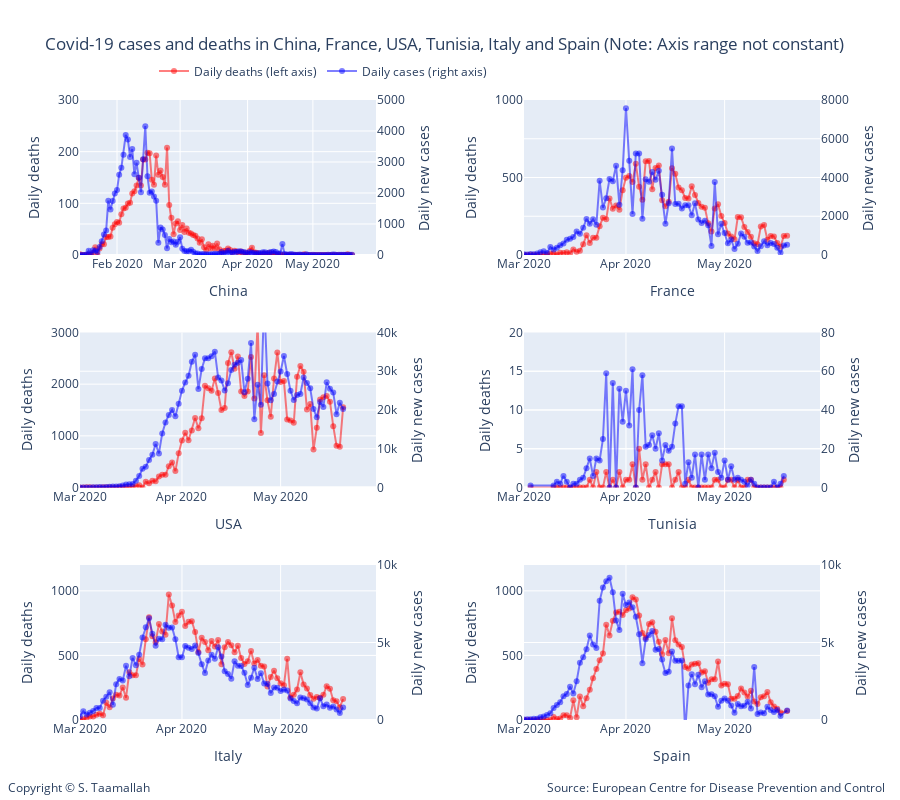

Notebook code cell kept with this figure:
### Markdown cell above
<a id="four"></a>
# 4 - Cases and deaths in China, France, USA, Tunisia, Italy and Spain

### Code cell
#plotting number of cases and number of deaths for different countries
# all charts using same scale for ease of comparison
# number of death are on the left y-axis. 

# Add traces
trace1 = go.Scatter(
        x=df_china.index, 
        y=df_china['deaths'],
        mode='lines+markers',
        name='Daily deaths (left axis)',
        line_color='rgba(256, 0, 0, .5)',
)
trace2 = go.Scatter(
        x=df_china.index, 
        y=df_china['cases'],
        mode='lines+markers',
        name='Daily cases (right axis)',
        line_color='rgba(0, 0, 256, .5)',
        yaxis='y2'
)
trace3 = go.Scatter(
        x=df_france.index, 
        y=df_france['deaths'],
        mode='lines+markers',
        name='Daily deaths',
        showlegend=False,
        line_color='rgba(256, 0, 0, .5)',
        xaxis='x2',
        yaxis='y3'
)
trace4 = go.Scatter(
        x=df_france.index, 
        y=df_france['cases'],
        mode='lines+markers',
        name='Daily cases',
        line_color='rgba(0, 0, 256, .5)',
        xaxis='x2',
        yaxis='y4',
        showlegend=False,
)
trace5 = go.Scatter(
        x=df_usa.index, 
        y=df_usa['deaths'],
        mode='lines+markers',
        name='Daily deaths',
        line_color='rgba(256, 0, 0, .5)',
        xaxis='x3',
        yaxis='y5',
        showlegend=False,
)
trace6 = go.Scatter(
        x=df_usa.index, 
        y=df_usa['cases'],
        mode='lines+markers',
        name='Daily cases',
        line_color='rgba(0, 0, 256, .5)',
        xaxis='x3',
        yaxis='y6',
        showlegend=False,
)
trace7 = go.Scatter(
        x=df_tunisia.index, 
        y=df_tunisia['deaths'],
        mode='lines+markers',
        name='Daily deaths',
        line_color='rgba(256, 0, 0, .5)',
        xaxis='x4',
        yaxis='y7',
        showlegend=False,
)
trace8 = go.Scatter(
        x=df_tunisia.index, 
        y=df_tunisia['cases'],
        mode='lines+markers',
        name='Daily cases',
        line_color='rgba(0, 0, 256, .5)',
        xaxis='x4',
        yaxis='y8',
        showlegend=False,
)


trace9 = go.Scatter(
        x=df_italy.index, 
        y=df_italy['deaths'],
        mode='lines+markers',
        name='Daily deaths',
        line_color='rgba(256, 0, 0, .5)',
        xaxis='x5',
        yaxis='y9',
        showlegend=False,
)

trace10 = go.Scatter(
        x=df_italy.index, 
        y=df_italy['cases'],
        mode='lines+markers',
        name='Daily cases',
        line_color='rgba(0, 0, 256, .5)',
        xaxis='x5',
        yaxis='y10',
        showlegend=False,
)

trace11 = go.Scatter(
        x=df_spain.index, 
        y=df_spain['deaths'],
        mode='lines+markers',
        name='Daily deaths',
        line_color='rgba(256, 0, 0, .5)',
        xaxis='x6',
        yaxis='y11',
        showlegend=False,
)
trace12 = go.Scatter(
        x=df_spain.index, 
        y=df_spain['cases'],
        mode='lines+markers',
        name='Daily cases',
        line_color='rgba(0, 0, 256, .5)',
        xaxis='x6',
        yaxis='y12',
        showlegend=False,
)

data = [trace1, trace2, trace3, trace4, trace5, trace6, trace7, trace8, trace9, trace10, trace11, trace12]

layout = go.Layout(
    title='Covid-19 cases and deaths in China, France, USA, Tunisia, Italy and Spain (Note: Axis range not constant)',
    legend=dict(x=.1, y=1.07, orientation="h"), 
    width=900,
    height=800,
    
    annotations=[
        dict(
            x=1.09,
            y=-0.125,
            showarrow=False,
            text='Source: European Centre for Disease Prevention and Control',
            xref='paper',
            yref='paper'
        ),
        
        dict(
            x=-0.1,
            y=-0.125,
            showarrow=False,
            text='Copyright © S. Taamallah ',
            xref='paper',
            yref='paper'
        )
    ],
    
    # Top left
    xaxis=dict(
        title='China',
        domain=[0, 0.4],
        range=['2020-01-15', '2020-05-30'],
    ),
    yaxis=dict(
        title='Daily deaths',
        #type='log',
        range=[0,300],
        domain=[0.75, 1],
        anchor='x'
    ),
    yaxis2=dict(
        title = 'Daily new cases',
        #type='log',
        range=[0,5000],
        overlaying='y',
        side='right'
    ),
    

    # Top right
    xaxis2=dict(
        title='France',
        range=['2020-03-01', '2020-05-30'],
        domain=[0.6, 1.0],
        anchor='y3'
    ),
    yaxis3=dict(
        #type='log',
        title = 'Daily deaths',
        domain=[0.75, 1],
        anchor='x2',
        range=[0,1000],

    ),
    yaxis4=dict(
        title = 'Daily new cases',
        domain=[0.6, 1.0],
        overlaying='y3',
        range=[0,8000],
        side='right',
        anchor='x2'
    ),

    # middle left
    xaxis3=dict(
        title='USA',
        range=['2020-03-01', '2020-05-30'],
        domain=[0, 0.4],
        anchor='y5'
    ),
    yaxis5=dict(
        #type='log',
        title = 'Daily deaths',
        domain=[0.375, 0.625],
        range=[0,3000],
        anchor='x3'
    ),
    yaxis6=dict(
        title = 'Daily new cases',
        domain=[0.375, 0.625],
        overlaying='y5',
        range=[0,40000],
        side='right',
        anchor='x3'
    ),

    # middle right
    xaxis4=dict(
        title='Tunisia',
        range=['2020-03-01', '2020-05-30'],
        domain=[0.6, 1.0],
        anchor='y7'
    ),
    yaxis7=dict(
        #type='log',
        title = 'Daily deaths',
        domain=[0.375, 0.625],
        range=[0,20],
        anchor='x4'
    ),
    yaxis8=dict(
        title = 'Daily new cases',
        domain=[0.375, 0.625],
        overlaying='y7',
        range=[0,80],
        side='right',
        anchor='x4'
    ),
    
    # Bottom left
    xaxis5=dict(
        title='Italy',
        range=['2020-03-01', '2020-05-30'],
        domain=[0, 0.4],
        anchor='y9'
    ),
    yaxis9=dict(
        #type='log',
        title = 'Daily deaths',
        domain=[0, 0.25],
        range=[0,1200],
        anchor='x5'
    ),
    yaxis10=dict(
        title = 'Daily new cases',
        domain=[0, 0.25],
        overlaying='y9',
        range=[0,10000],
        side='right',
        anchor='x5'
    ),
    
    # Bottom bottom right
    xaxis6=dict(
        title='Spain',
        range=['2020-03-01', '2020-05-30'],
        domain=[0.6, 1.0],
        anchor='y11'
    ),
    yaxis11=dict(
        #type='log',
        title = 'Daily deaths',
        domain=[0, 0.25],
        range=[0,1200],
        anchor='x6'
    ),
    yaxis12=dict(
        title = 'Daily new cases',
        domain=[0, 0.25],
        overlaying='y11',
        range=[0,10000],
        side='right',
        anchor='x6'
    )
    
)

    
fig = go.Figure(data=data, layout=layout)


fig.show()


#py.plot(data, filename = 'basic-line', auto_open=True)
#py.plot(data, filename='privacy-public', sharing='public')

from plotly.offline import plot
plot(fig, filename="STaamallah_covid19_analysis_chart_4_20200503.html", auto_open = False)

#from IPython.display import HTML, display
#display(HTML('STaamallah_covid19_analysis_chart_4_20200403.html'), metadata=dict(isolated=False))

### Figure 1 — Plotly figure (JSON) as saved in the notebook; plotly's stock layout.template omitted (floating-point values rounded to 4 significant figures; data arrays with more than 128 entries replaced by an {"elided": "..."} marker saying what was removed)
{"data": [{"line": {"color": "rgba(256, 0, 0, .5)"}, "mode": "lines+markers", "name": "Daily deaths (left axis)", "type": "scatter", "x": {"elided": "141 str values"}, "y": {"elided": "141 float values"}}, {"line": {"color": "rgba(0, 0, 256, .5)"}, "mode": "lines+markers", "name": "Daily cases (right axis)", "type": "scatter", "x": {"elided": "141 str values"}, "y": {"elided": "141 int values"}, "yaxis": "y2"}, {"line": {"color": "rgba(256, 0, 0, .5)"}, "mode": "lines+markers", "name": "Daily deaths", "showlegend": false, "type": "scatter", "x": {"elided": "142 str values"}, "xaxis": "x2", "y": {"elided": "142 int values"}, "yaxis": "y3"}, {"line": {"color": "rgba(0, 0, 256, .5)"}, "mode": "lines+markers", "name": "Daily cases", "showlegend": false, "type": "scatter", "x": {"elided": "142 str values"}, "xaxis": "x2", "y": {"elided": "142 int values"}, "yaxis": "y4"}, {"line": {"color": "rgba(256, 0, 0, .5)"}, "mode": "lines+markers", "name": "Daily deaths", "showlegend": false, "type": "scatter", "x": {"elided": "142 str values"}, "xaxis": "x3", "y": {"elided": "142 int values"}, "yaxis": "y5"}, {"line": {"color": "rgba(0, 0, 256, .5)"}, "mode": "lines+markers", "name": "Daily cases", "showlegend": false, "type": "scatter", "x": {"elided": "142 str values"}, "xaxis": "x3", "y": {"elided": "142 int values"}, "yaxis": "y6"}, {"line": {"color": "rgba(256, 0, 0, .5)"}, "mode": "lines+markers", "name": "Daily deaths", "showlegend": false, "type": "scatter", "x": ["2020-05-19T00:00:00", "2020-05-18T00:00:00", "2020-05-17T00:00:00", "2020-05-16T00:00:00", "2020-05-15T00:00:00", "2020-05-14T00:00:00", "2020-05-13T00:00:00", "2020-05-12T00:00:00", "2020-05-11T00:00:00", "2020-05-10T00:00:00", "2020-05-09T00:00:00", "2020-05-08T00:00:00", "2020-05-07T00:00:00", "2020-05-06T00:00:00", "2020-05-05T00:00:00", "2020-05-04T00:00:00", "2020-05-03T00:00:00", "2020-05-02T00:00:00", "2020-05-01T00:00:00", "2020-04-30T00:00:00", "2020-04-29T00:00:00", "2020-04-28T00:00:00", "2020-04-27T00:00:00", "2020-04-26T00:00:00", "2020-04-25T00:00:00", "2020-04-24T00:00:00", "2020-04-23T00:00:00", "2020-04-22T00:00:00", "2020-04-21T00:00:00", "2020-04-20T00:00:00", "2020-04-19T00:00:00", "2020-04-18T00:00:00", "2020-04-17T00:00:00", "2020-04-16T00:00:00", "2020-04-15T00:00:00", "2020-04-14T00:00:00", "2020-04-13T00:00:00", "2020-04-12T00:00:00", "2020-04-11T00:00:00", "2020-04-10T00:00:00", "2020-04-09T00:00:00", "2020-04-08T00:00:00", "2020-04-07T00:00:00", "2020-04-06T00:00:00", "2020-04-05T00:00:00", "2020-04-04T00:00:00", "2020-04-03T00:00:00", "2020-04-02T00:00:00", "2020-04-01T00:00:00", "2020-03-31T00:00:00", "2020-03-30T00:00:00", "2020-03-29T00:00:00", "2020-03-28T00:00:00", "2020-03-27T00:00:00", "2020-03-26T00:00:00", "2020-03-25T00:00:00", "2020-03-24T00:00:00", "2020-03-23T00:00:00", "2020-03-22T00:00:00", "2020-03-21T00:00:00", "2020-03-20T00:00:00", "2020-03-19T00:00:00", "2020-03-18T00:00:00", "2020-03-17T00:00:00", "2020-03-16T00:00:00", "2020-03-15T00:00:00", "2020-03-14T00:00:00", "2020-03-13T00:00:00", "2020-03-12T00:00:00", "2020-03-11T00:00:00", "2020-03-10T00:00:00", "2020-03-03T00:00:00"], "xaxis": "x4", "y": [1, 0, 0, 0, 0, 0, 0, 0, 0, 0, 1, 1, 0, 0, 1, 0, 1, 1, 0, 0, 1, 1, 0, 0, 0, 0, 0, 0, 0, 1, 0, 0, 2, 1, 0, 3, 3, 3, 0, 2, 1, 0, 3, 1, 5, 0, 3, 1, 1, 0, 2, 0, 1, 0, 2, 0, 0, 2, 0, 1, 0, 0, 0, 0, 0, 0, 0, 0, 0, 0, 0, 0], "yaxis": "y7"}, {"line": {"color": "rgba(0, 0, 256, .5)"}, "mode": "lines+markers", "name": "Daily cases", "showlegend": false, "type": "scatter", "x": ["2020-05-19T00:00:00", "2020-05-18T00:00:00", "2020-05-17T00:00:00", "2020-05-16T00:00:00", "2020-05-15T00:00:00", "2020-05-14T00:00:00", "2020-05-13T00:00:00", "2020-05-12T00:00:00", "2020-05-11T00:00:00", "2020-05-10T00:00:00", "2020-05-09T00:00:00", "2020-05-08T00:00:00", "2020-05-07T00:00:00", "2020-05-06T00:00:00", "2020-05-05T00:00:00", "2020-05-04T00:00:00", "2020-05-03T00:00:00", "2020-05-02T00:00:00", "2020-05-01T00:00:00", "2020-04-30T00:00:00", "2020-04-29T00:00:00", "2020-04-28T00:00:00", "2020-04-27T00:00:00", "2020-04-26T00:00:00", "2020-04-25T00:00:00", "2020-04-24T00:00:00", "2020-04-23T00:00:00", "2020-04-22T00:00:00", "2020-04-21T00:00:00", "2020-04-20T00:00:00", "2020-04-19T00:00:00", "2020-04-18T00:00:00", "2020-04-17T00:00:00", "2020-04-16T00:00:00", "2020-04-15T00:00:00", "2020-04-14T00:00:00", "2020-04-13T00:00:00", "2020-04-12T00:00:00", "2020-04-11T00:00:00", "2020-04-10T00:00:00", "2020-04-09T00:00:00", "2020-04-08T00:00:00", "2020-04-07T00:00:00", "2020-04-06T00:00:00", "2020-04-05T00:00:00", "2020-04-04T00:00:00", "2020-04-03T00:00:00", "2020-04-02T00:00:00", "2020-04-01T00:00:00", "2020-03-31T00:00:00", "2020-03-30T00:00:00", "2020-03-29T00:00:00", "2020-03-28T00:00:00", "2020-03-27T00:00:00", "2020-03-26T00:00:00", "2020-03-25T00:00:00", "2020-03-24T00:00:00", "2020-03-23T00:00:00", "2020-03-22T00:00:00", "2020-03-21T00:00:00", "2020-03-20T00:00:00", "2020-03-19T00:00:00", "2020-03-18T00:00:00", "2020-03-17T00:00:00", "2020-03-16T00:00:00", "2020-03-15T00:00:00", "2020-03-14T00:00:00", "2020-03-13T00:00:00", "2020-03-12T00:00:00", "2020-03-11T00:00:00", "2020-03-10T00:00:00", "2020-03-03T00:00:00"], "xaxis": "x4", "y": [6, 2, 0, 3, 0, 0, 0, 0, 0, 2, 4, 1, 3, 4, 5, 4, 11, 4, 14, 5, 8, 18, 10, 17, 4, 17, 0, 17, 5, 13, 2, 42, 42, 33, 21, 19, 22, 14, 28, 20, 27, 22, 21, 58, 40, 0, 61, 32, 50, 34, 51, 0, 54, 0, 59, 25, 14, 15, 6, 15, 10, 5, 4, 2, 2, 0, 3, 6, 2, 3, 1, 1], "yaxis": "y8"}, {"line": {"color": "rgba(256, 0, 0, .5)"}, "mode": "lines+markers", "name": "Daily deaths", "showlegend": false, "type": "scatter", "x": {"elided": "142 str values"}, "xaxis": "x5", "y": {"elided": "142 int values"}, "yaxis": "y9"}, {"line": {"color": "rgba(0, 0, 256, .5)"}, "mode": "lines+markers", "name": "Daily cases", "showlegend": false, "type": "scatter", "x": {"elided": "142 str values"}, "xaxis": "x5", "y": {"elided": "142 int values"}, "yaxis": "y10"}, {"line": {"color": "rgba(256, 0, 0, .5)"}, "mode": "lines+markers", "name": "Daily deaths", "showlegend": false, "type": "scatter", "x": {"elided": "141 str values"}, "xaxis": "x6", "y": {"elided": "141 int values"}, "yaxis": "y11"}, {"line": {"color": "rgba(0, 0, 256, .5)"}, "mode": "lines+markers", "name": "Daily cases", "showlegend": false, "type": "scatter", "x": {"elided": "141 str values"}, "xaxis": "x6", "y": {"elided": "141 int values"}, "yaxis": "y12"}], "layout": {"annotations": [{"showarrow": false, "text": "Source: European Centre for Disease Prevention and Control", "x": 1.09, "xref": "paper", "y": -0.125, "yref": "paper"}, {"showarrow": false, "text": "Copyright © S. Taamallah ", "x": -0.1, "xref": "paper", "y": -0.125, "yref": "paper"}], "height": 800, "legend": {"orientation": "h", "x": 0.1, "y": 1.07}, "title": {"text": "Covid-19 cases and deaths in China, France, USA, Tunisia, Italy and Spain (Note: Axis range not constant)"}, "width": 900, "xaxis": {"domain": [0, 0.4], "range": ["2020-01-15", "2020-05-30"], "title": {"text": "China"}, "type": "date"}, "xaxis2": {"anchor": "y3", "domain": [0.6, 1], "range": ["2020-03-01", "2020-05-30"], "title": {"text": "France"}, "type": "date"}, "xaxis3": {"anchor": "y5", "domain": [0, 0.4], "range": ["2020-03-01", "2020-05-30"], "title": {"text": "USA"}, "type": "date"}, "xaxis4": {"anchor": "y7", "domain": [0.6, 1], "range": ["2020-03-01", "2020-05-30"], "title": {"text": "Tunisia"}, "type": "date"}, "xaxis5": {"anchor": "y9", "domain": [0, 0.4], "range": ["2020-03-01", "2020-05-30"], "title": {"text": "Italy"}, "type": "date"}, "xaxis6": {"anchor": "y11", "domain": [0.6, 1], "range": ["2020-03-01", "2020-05-30"], "title": {"text": "Spain"}, "type": "date"}, "yaxis": {"anchor": "x", "domain": [0.75, 1], "range": [0, 300], "title": {"text": "Daily deaths"}, "type": "linear"}, "yaxis10": {"anchor": "x5", "domain": [0, 0.25], "overlaying": "y9", "range": [0, 10000], "side": "right", "title": {"text": "Daily new cases"}, "type": "linear"}, "yaxis11": {"anchor": "x6", "domain": [0, 0.25], "range": [0, 1200], "title": {"text": "Daily deaths"}, "type": "linear"}, "yaxis12": {"anchor": "x6", "domain": [0, 0.25], "overlaying": "y11", "range": [0, 10000], "side": "right", "title": {"text": "Daily new cases"}, "type": "linear"}, "yaxis2": {"overlaying": "y", "range": [0, 5000], "side": "right", "title": {"text": "Daily new cases"}, "type": "linear"}, "yaxis3": {"anchor": "x2", "domain": [0.75, 1], "range": [0, 1000], "title": {"text": "Daily deaths"}, "type": "linear"}, "yaxis4": {"anchor": "x2", "domain": [0.6, 1], "overlaying": "y3", "range": [0, 8000], "side": "right", "title": {"text": "Daily new cases"}, "type": "linear"}, "yaxis5": {"anchor": "x3", "domain": [0.375, 0.625], "range": [0, 3000], "title": {"text": "Daily deaths"}, "type": "linear"}, "yaxis6": {"anchor": "x3", "domain": [0.375, 0.625], "overlaying": "y5", "range": [0, 40000], "side": "right", "title": {"text": "Daily new cases"}, "type": "linear"}, "yaxis7": {"anchor": "x4", "domain": [0.375, 0.625], "range": [0, 20], "title": {"text": "Daily deaths"}, "type": "linear"}, "yaxis8": {"anchor": "x4", "domain": [0.375, 0.625], "overlaying": "y7", "range": [0, 80], "side": "right", "title": {"text": "Daily new cases"}, "type": "linear"}, "yaxis9": {"anchor": "x5", "domain": [0, 0.25], "range": [0, 1200], "title": {"text": "Daily deaths"}, "type": "linear"}}}
